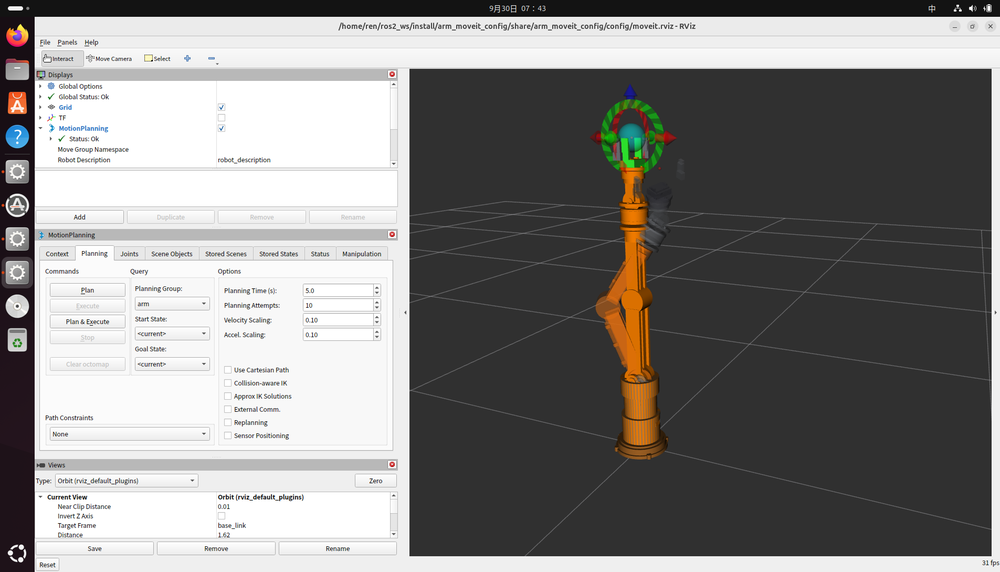
#> input picture arm6_moveit/artifacts/rviz_20260930-visual_pick.png, 1000 x 572 px, shrunk from 1905 x 1089 before the run
$ python check_rviz_frames.py ../artifacts/rviz_20260930-visual_pick.png ../artifacts/motion_20260916-231909_metrics.png ../artifacts/motion_20260916-231909_metrics.png
#> lines starting #> are read from the running program, lines starting #| are printed output that depends on the picture
#!/usr/bin/env python3
# -*- coding: utf-8 -*-
"""
scripts/check_rviz_frames.py —— 三张 rviz 截图的内容判据（可离线重跑）

原来是内联在 capture_rviz.sh 第 6 步的一段 python，判的是
"3D 视口里变化像素占**视口**像素的比例"：moving > 0.20%、final < 0.35%。
2026-09-30 把 Orbit 从 Distance 3.2 改到 1.62（外观改造后要看得清零件）之后，
同一套流程判成 final=0.69% > 0.35% FAIL —— 但手臂并没有不回位。

量出来的原因：那个比例的分母是**视口面积**，是个与取景无关的常数；
分子（变化像素）却随手臂在屏幕上多大而成比例增长。实测两批：

    取景          手臂扫过 bbox    mv 原始    fn 原始
    3.2 m (09-17)   20 016 px      0.58 %     0.13 %
    1.62 m(09-30)   78 364 px      1.99 %     0.69 %     ← 面积 3.9 倍，读数 3.4~5.3 倍

所以把分母换成**同一张图里手臂自己的投影面积**（取 idle↔moving 差异像素的包围盒，
不需要按颜色分割手臂）：

    取景          mv 归一化    fn 归一化
    3.2 m          24.9 %       5.6 %
    1.62 m         21.8 %       7.5 %      ← 两批落在同一量级，取景不再影响判据

新判据（两条都是无量纲比值，不再有任何"视口占比"常数）：
    [1] mv_norm > 12 %          手臂真的动了（相对自身大小）
    [2] fn_norm < 0.6 × mv_norm 回到了起点：残差必须明显小于运动幅度
两条都在归档数据上验过，含一条**真实红样**：

    批次                       mv_norm  fn_norm  0.6*mv   判定
    09-16 Loop Animation 鬼影   33.5 %   26.8 %   20.1 %   FAIL ← 该红
    09-17 修好后                24.9 %    5.6 %   14.9 %   PASS
    09-30 新取景                21.8 %    7.5 %   13.1 %   PASS

[2] 用"相对 mv"而不是绝对数，是因为鬼影那种失败的表现恰好是"final 与 idle 差得
和 moving 一样多"；早期阈值定在 0.8×mv 时，鬼影批算出来 26.8 vs 26.8 **正好压在边界**，
这种判据换个批次就会翻脸，所以收到 0.6。

  用法: python3 scripts/check_rviz_frames.py <idle.png> <moving.png> <final.png>
  结果行: FRAMES-RESULT PASS/FAIL mv_norm=… fn_norm=… arm_bbox=…
  退出码: 0 PASS / 1 FAIL / 2 读图失败
"""
import sys

VIEWPORT_X_FROM = 0.44   # 左侧三个面板固定占约 700/1600 px，只看 3D 视口
CHANGED_THRESHOLD = 25   # 任一通道差 >25 记为变化，滤掉抗锯齿与右下角 fps 计数
MV_MIN_PCT = 12.0        # 判据 [1]
FN_RATIO_MAX = 0.6       # 判据 [2]：fn_norm < 0.6 × mv_norm


def load(path):
    import numpy as np
    from matplotlib import image as mpimg
    a = np.asarray(mpimg.imread(path)[:, :, :3], dtype=float)
    if a.max() <= 1.0:
        # matplotlib 读 PNG 给的是 [0,1] 浮点，不乘回 255 会把正常图判成"全黑"（06 §3 踩过）
        a *= 255.0
    h, w, _ = a.shape
#> h = 572; w = 1000
    return a[:, int(w * VIEWPORT_X_FROM):, :]
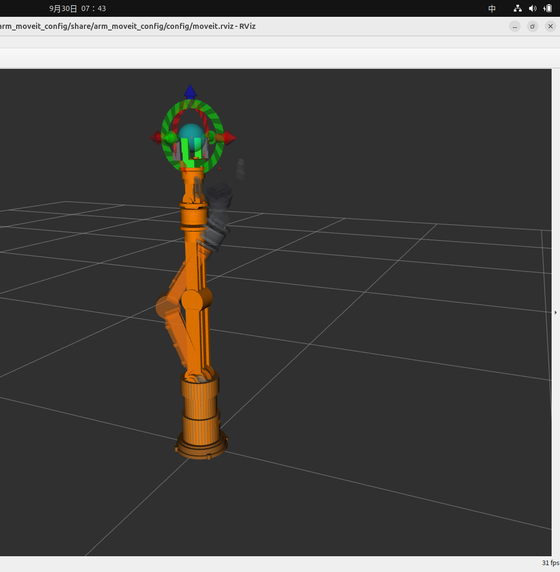
#> returned value: shape (572, 560, 3) float64; mean of channels 0, 1, 2 76.1, 74.4, 71.5; drawn as R, G, B


def changed_mask(x, y):
    import numpy as np
    return np.abs(x - y).max(axis=2) > CHANGED_THRESHOLD


def bbox_area(mask):
    ys, xs = mask.nonzero()
    if len(xs) == 0:
        return 1, 0, 0
    return (int(xs.max()) - int(xs.min()) + 1) * (int(ys.max()) - int(ys.min()) + 1), xs.max() - xs.min(), ys.max() - ys.min()


def main():
    if len(sys.argv) != 4:
        print(__doc__)
        return 2
    try:
        idle, moving, final = (load(p) for p in sys.argv[1:4])
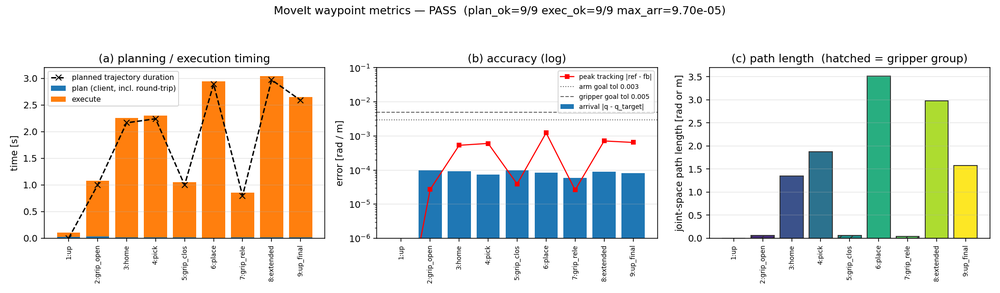
#> input picture arm6_moveit/artifacts/motion_20260916-231909_metrics.png, 1000 x 293 px, shrunk from 2100 x 616 before the run
#> in load (call 2), `return a[:, int(w * VIEWPORT_X_FROM):, :]`:
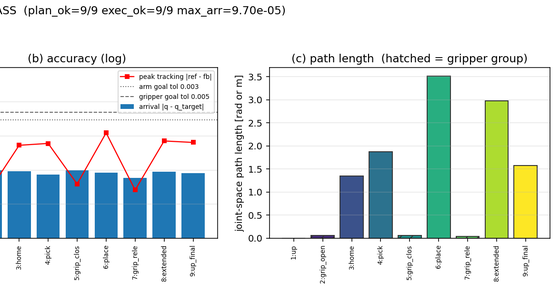
#> returned value: shape (293, 560, 3) float64; mean of channels 0, 1, 2 221.4, 230.8, 229.6; drawn as R, G, B
    except Exception as e:                       # 读图失败 ≠ 判红，别让"缺文件"伪装成"内容不对"
        print("FRAMES-RESULT FAIL (读图失败: %s)" % e)
        return 2
    mv, fn = changed_mask(idle, moving), changed_mask(idle, final)
    area, w_px, h_px = bbox_area(mv)
    mv_raw, fn_raw = mv.mean() * 100.0, fn.mean() * 100.0
    mv_n = mv.sum() / float(area) * 100.0
    fn_n = fn.sum() / float(area) * 100.0
    c1 = mv_n > MV_MIN_PCT
    c2 = fn_n < FN_RATIO_MAX * mv_n
    print("DIFF idle<->moving changed=%.2f%% arm_norm=%.1f%%  %s" % (
        mv_raw, mv_n, "OK" if c1 else "FAIL(手臂没动?)"))
    print("DIFF idle<->final  changed=%.2f%% arm_norm=%.1f%%  %s (界 %.1f%% = %.1f x mv)" % (
        fn_raw, fn_n, "OK" if c2 else "FAIL(未归位/有多余机器人)", FN_RATIO_MAX * mv_n, FN_RATIO_MAX))
    print("ARM bbox=%d px (%dx%d)  视口占比=%.2f%%  ← 取景变了要看这个数，不是看 changed" % (
        area, w_px, h_px, area / float(mv.shape[0] * mv.shape[1]) * 100.0))
    ok = c1 and c2
    print("FRAMES-RESULT %s mv_norm=%.1f fn_norm=%.1f arm_bbox=%d" % (
        "PASS" if ok else "FAIL", mv_n, fn_n, area))
    return 0 if ok else 1


if __name__ == "__main__":
#> (the run stopped early here; a loop or call above may not have finished)
